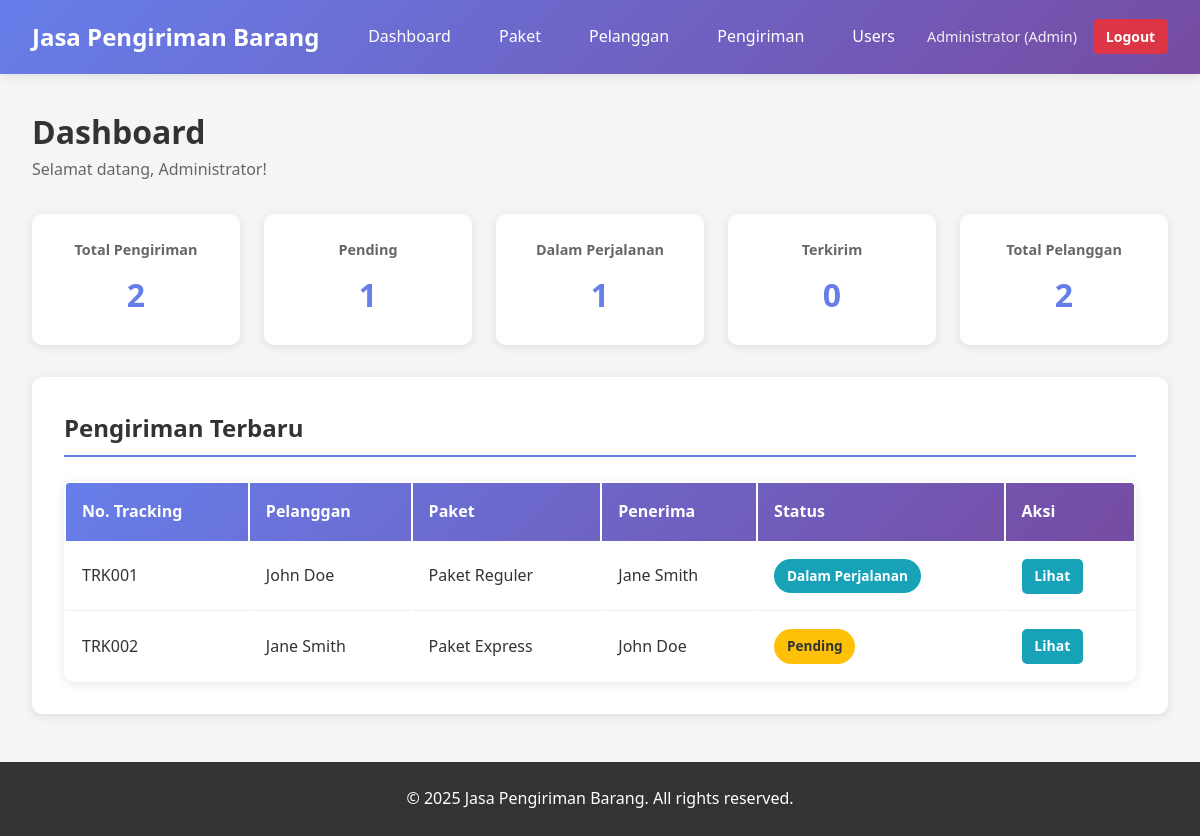
/index.php (signed in), run on the app's committed database.
### tables this page shows
CREATE TABLE IF NOT EXISTS shipments (
    id INT PRIMARY KEY AUTO_INCREMENT,
    tracking_number VARCHAR(50) NOT NULL UNIQUE,
    customer_id INT NOT NULL,
    package_id INT NOT NULL,
    sender_name VARCHAR(100) NOT NULL,
    sender_address TEXT NOT NULL,
    sender_phone VARCHAR(20) NOT NULL,
    receiver_name VARCHAR(100) NOT NULL,
    receiver_address TEXT NOT NULL,
    receiver_phone VARCHAR(20) NOT NULL,
    receiver_city VARCHAR(50) NOT NULL,
    receiver_postal_code VARCHAR(10),
    status ENUM('pending', 'in_transit', 'delivered', 'cancelled') DEFAULT 'pending',
    shipping_date DATE,
    delivery_date DATE,
    notes TEXT,
    created_by INT NOT NULL,
    created_at TIMESTAMP DEFAULT CURRENT_TIMESTAMP,
    updated_at TIMESTAMP DEFAULT CURRENT_TIMESTAMP ON UPDATE CURRENT_TIMESTAMP,
    FOREIGN KEY (customer_id) REFERENCES customers(id) ON DELETE RESTRICT,
    FOREIGN KEY (package_id) REFERENCES packages(id) ON DELETE RESTRICT,
    FOREIGN KEY (created_by) REFERENCES users(id) ON DELETE RESTRICT
);

CREATE TABLE IF NOT EXISTS customers (
    id INT PRIMARY KEY AUTO_INCREMENT,
    name VARCHAR(100) NOT NULL,
    email VARCHAR(100),
    phone VARCHAR(20) NOT NULL,
    address TEXT NOT NULL,
    city VARCHAR(50) NOT NULL,
    postal_code VARCHAR(10),
    created_at TIMESTAMP DEFAULT CURRENT_TIMESTAMP,
    updated_at TIMESTAMP DEFAULT CURRENT_TIMESTAMP ON UPDATE CURRENT_TIMESTAMP
);

CREATE TABLE IF NOT EXISTS packages (
    id INT PRIMARY KEY AUTO_INCREMENT,
    name VARCHAR(100) NOT NULL,
    description TEXT,
    weight DECIMAL(10,2) NOT NULL,
    length DECIMAL(10,2),
    width DECIMAL(10,2),
    height DECIMAL(10,2),
    price DECIMAL(10,2) NOT NULL,
    status ENUM('active', 'inactive') DEFAULT 'active',
    created_at TIMESTAMP DEFAULT CURRENT_TIMESTAMP,
    updated_at TIMESTAMP DEFAULT CURRENT_TIMESTAMP ON UPDATE CURRENT_TIMESTAMP
);

### config/auth.php (called while the page is built, shortened)
<?php
function isLoggedIn() {
    return isset($_SESSION['user_id']);
}
function hasRole($roleName) {
    return isset($_SESSION['role']) && $_SESSION['role'] === $roleName;
}
function isAdmin() {
    return hasRole('Admin');
}
function isStaff() {
    return hasRole('Staff') || isAdmin();
}
?>

### index.php (the view, shortened to what this page needs)
<?php
require_once 'config/auth.php';
$conn = getDBConnection();
$stats = [];
$result = $conn->query("SELECT COUNT(*) as total FROM shipments");
$stats['total_shipments'] = $result->fetch_assoc()['total'];
$result = $conn->query("SELECT COUNT(*) as total FROM shipments WHERE status = 'pending'");
$stats['pending_shipments'] = $result->fetch_assoc()['total'];
$result = $conn->query("SELECT COUNT(*) as total FROM shipments WHERE status = 'in_transit'");
$stats['in_transit_shipments'] = $result->fetch_assoc()['total'];
$result = $conn->query("SELECT COUNT(*) as total FROM shipments WHERE status = 'delivered'");
$stats['delivered_shipments'] = $result->fetch_assoc()['total'];
$result = $conn->query("SELECT COUNT(*) as total FROM customers");
$stats['total_customers'] = $result->fetch_assoc()['total'];
$recent_shipments = [];
if (isStaff()) {
    $result = $conn->query("SELECT s.*, c.name as customer_name, p.name as package_name
                           FROM shipments s
                           JOIN customers c ON s.customer_id = c.id
                           JOIN packages p ON s.package_id = p.id
                           ORDER BY s.created_at DESC LIMIT 5");
    while ($row = $result->fetch_assoc()) {
        $recent_shipments[] = $row;
    }
}
?>
<!DOCTYPE html>
<html lang="id">
<head>
    <link rel="stylesheet" href="assets/css/style.css">
</head>
<body>
    <?php include 'includes/header.php'; ?>
    <div class="container">
        <h1>Dashboard</h1>
        <p class="welcome">Selamat datang, <?php echo htmlspecialchars($_SESSION['full_name']); ?>!</p>
        <?php if (isStaff()): ?>
        <div class="stats-grid">
            <div class="stat-card">
                <h3>Total Pengiriman</h3>
                <p class="stat-number"><?php echo $stats['total_shipments']; ?></p>
            </div>
            <div class="stat-card">
                <h3>Pending</h3>
                <p class="stat-number"><?php echo $stats['pending_shipments']; ?></p>
            </div>
            <div class="stat-card">
                <h3>Dalam Perjalanan</h3>
                <p class="stat-number"><?php echo $stats['in_transit_shipments']; ?></p>
            </div>
            <div class="stat-card">
                <h3>Terkirim</h3>
                <p class="stat-number"><?php echo $stats['delivered_shipments']; ?></p>
            </div>
            <div class="stat-card">
                <h3>Total Pelanggan</h3>
                <p class="stat-number"><?php echo $stats['total_customers']; ?></p>
            </div>
        </div>
        <?php endif; ?>
        <div class="section">
            <h2>Pengiriman Terbaru</h2>
            <?php if (empty($recent_shipments)): ?>
                <p>Tidak ada pengiriman.</p>
            <?php else: ?>
                <table class="data-table">
                    <thead>
                        <tr>
                            <th>No. Tracking</th>
                            <th>Pelanggan</th>
                            <th>Paket</th>
                            <th>Penerima</th>
                            <th>Status</th>
                            <th>Aksi</th>
                        </tr>
                    </thead>
                    <tbody>
                        <?php foreach ($recent_shipments as $shipment): ?>
                        <tr>
                            <td><?php echo htmlspecialchars($shipment['tracking_number']); ?></td>
                            <td><?php echo htmlspecialchars($shipment['customer_name']); ?></td>
                            <td><?php echo htmlspecialchars($shipment['package_name']); ?></td>
                            <td><?php echo htmlspecialchars($shipment['receiver_name']); ?></td>
                            <td>
                                <span class="badge badge-<?php echo $shipment['status']; ?>">
                                    <?php
                                    $status_labels = [
                                        'pending' => 'Pending',
                                        'in_transit' => 'Dalam Perjalanan',
                                        'delivered' => 'Terkirim',
                                        'cancelled' => 'Dibatalkan'
                                    ];
                                    echo $status_labels[$shipment['status']] ?? $shipment['status'];
                                    ?>
                                </span>
                            </td>
                            <td>
                                <a href="shipments/view.php?id=<?php echo $shipment['id']; ?>" class="btn btn-sm btn-info">Lihat</a>
                            </td>
                        </tr>
                        <?php endforeach; ?>
                    </tbody>
                </table>
            <?php endif; ?>
        </div>
    </div>
    <?php include 'includes/footer.php'; ?>
</body>
</html>

### assets/css/style.css (style rules this page uses)
* { margin: 0; padding: 0; box-sizing: border-box; }
body { font-family: 'Segoe UI', Tahoma, Geneva, Verdana, sans-serif; background-color: #f5f5f5; color: #333; line-height: 1.6; }
.container { max-width: 1200px; margin: 2rem auto; padding: 0 2rem; }
.btn { display: inline-block; padding: 0.75rem 1.5rem; border: none; border-radius: 5px; font-size: 1rem; font-weight: 600; text-decoration: none; cursor: pointer; transition: all 0.3s; text-align: center; }
.btn-info { background: #17a2b8; color: white; }
.btn-sm { padding: 0.4rem 0.8rem; font-size: 0.875rem; }
.welcome { color: #666; margin-bottom: 2rem; }
.data-table { width: 100%; background: white; border-radius: 10px; overflow: hidden; box-shadow: 0 2px 10px rgba(0,0,0,0.1); }
.data-table thead { background: linear-gradient(135deg, #667eea 0%, #764ba2 100%); color: white; }
.data-table th { padding: 1rem; text-align: left; font-weight: 600; }
.data-table td { padding: 1rem; border-bottom: 1px solid #eee; }
.data-table tbody tr:last-child td { border-bottom: none; }
.badge { display: inline-block; padding: 0.4rem 0.8rem; border-radius: 20px; font-size: 0.85rem; font-weight: 600; }
.badge-pending { background: #ffc107; color: #333; }
.badge-in_transit { background: #17a2b8; color: white; }
.stats-grid { display: grid; grid-template-columns: repeat(auto-fit, minmax(200px, 1fr)); gap: 1.5rem; margin-bottom: 2rem; }
.stat-card { background: white; padding: 1.5rem; border-radius: 10px; box-shadow: 0 2px 10px rgba(0,0,0,0.1); text-align: center; }
.stat-card h3 { color: #666; font-size: 0.9rem; margin-bottom: 0.5rem; }
.stat-number { font-size: 2rem; font-weight: bold; color: #667eea; }
.section { background: white; padding: 2rem; border-radius: 10px; box-shadow: 0 2px 10px rgba(0,0,0,0.1); margin-bottom: 2rem; }
.section h2 { color: #333; margin-bottom: 1.5rem; padding-bottom: 0.5rem; border-bottom: 2px solid #667eea; }

### data on the page
shipments: created_by "1", tracking_number "TRK002", customer.name "Jane Smith", package.name "Paket Express", receiver_name "John Doe", status "Pending"
shipments: tracking_number "TRK001", customer.name "John Doe", package.name "Paket Reguler", receiver_name "Jane Smith", status "Dalam Perjalanan"

### other printed values
$_SESSION['full_name'] "Administrator"
$_SESSION['role'] "Admin"
$stats['total_shipments'] "2"
$stats['delivered_shipments'] "0"
$stats['total_customers'] "2"
